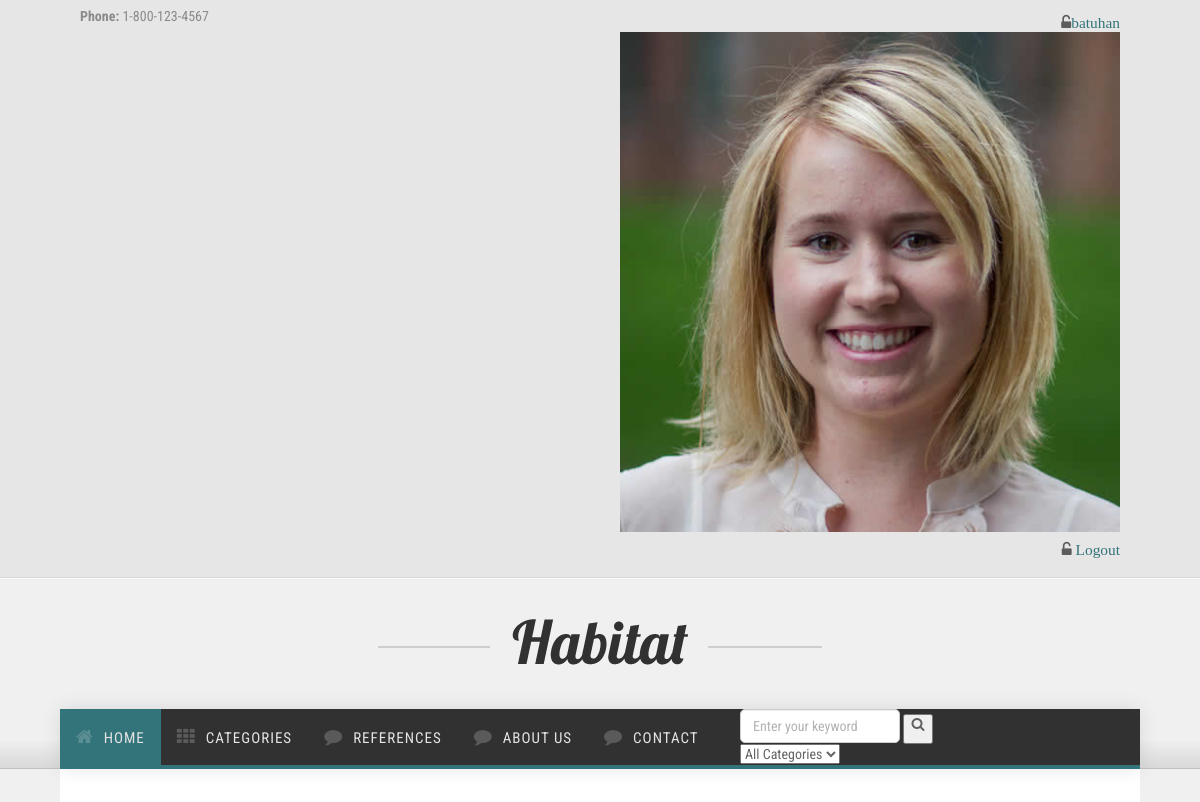
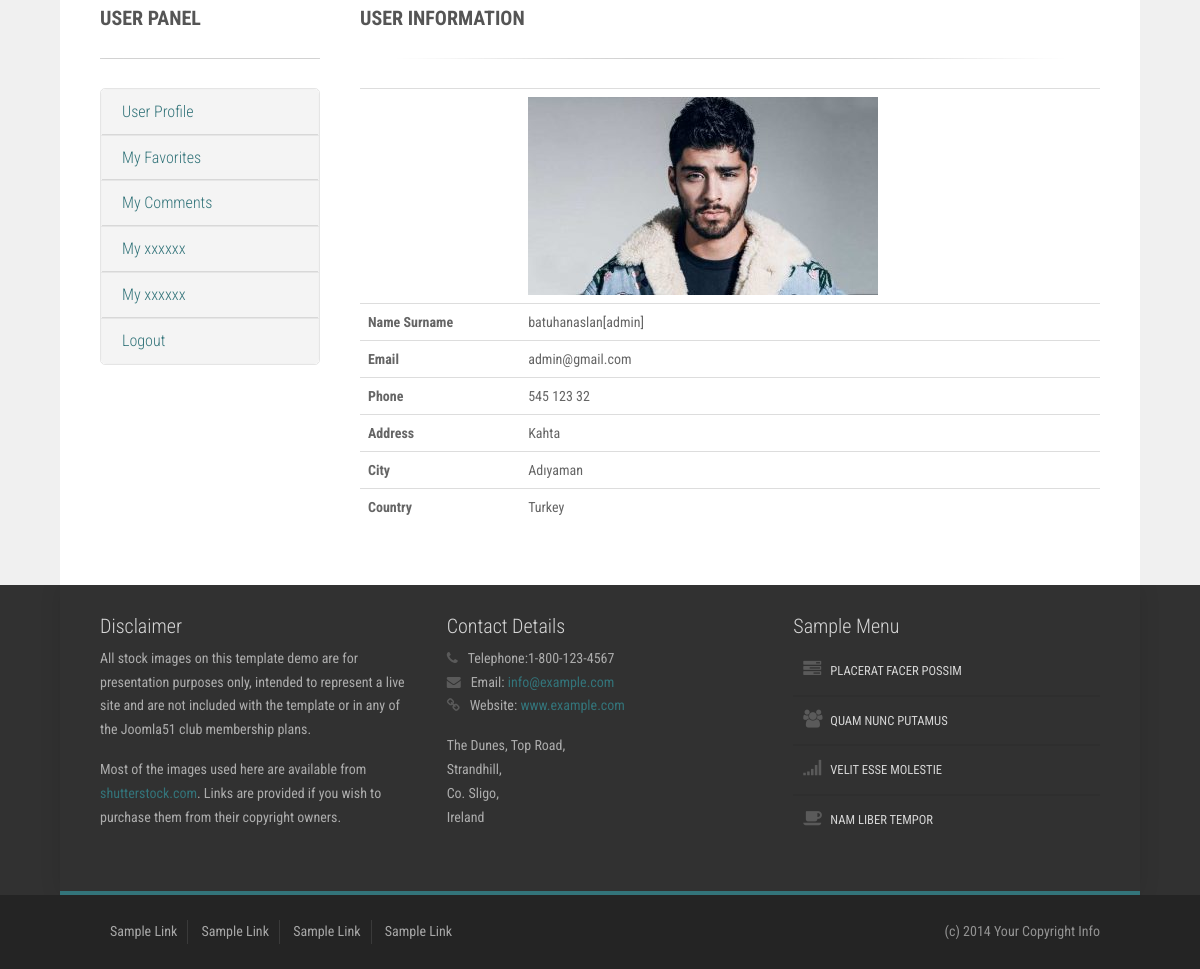
The page /user/ (signed in) on the database its author committed (2 pictures, top to bottom).
### home/models.py (models this page shows, shortened)
class UserProfile(models.Model):
    user = models.OneToOneField(User, on_delete=models.CASCADE)
    phone = models.CharField(blank=True, max_length=20)
    address = models.CharField(blank=True, max_length=150)
    city = models.CharField(blank=True, max_length=20)
    country = models.CharField(blank=True, max_length=20)
    image = models.ImageField(blank=True, upload_to='images/users/')
    def user_name(self):
        return self.user.first_name + '' + self.user.last_name + '[' + self.user.username + ']'

### user/views.py (the view)
# urls.py: path('', views.index, name='index'),
def index(request):
    category = Category.objects.all()
    current_user = request.user
    profile = UserProfile.objects.get(user_id=current_user.id)
    context = {'category': category,
               'profile': profile}
    return render(request, 'user_profile.html', context)

### user/templates/user_profile.html (shortened to what this page needs)
{% extends "homebase.html" %}
{% block content %}
    <div id="content">
        <div class="container background-white">
            <div class="row margin-vert-40">
                <div class="col-md-3">
                    <h3><strong>USER PANEL</strong></h3>
                    <hr>
                    {% include "user_panel.html" %}
                </div>
                <div class="col-md-9">
                    <h3><strong>USER INFORMATION</strong></h3>
                    <hr>
                    <table class="table">
                        <tr>
                            <th class="text-center"></th>
                            <td class="profile-thumb"><img src="{{ profile.image.url }}"></td>
                        </tr>
                        <tr>
                            <th class="text-left">Name Surname</th>
                            <td class="profile-thumb"> {{ profile.user_name }} </td>
                        </tr>
                        <tr>
                            <th class="text-left">Email</th>
                            <td class="profile-thumb"> {{ profile.user.email }} </td>
                        </tr>
                        <tr>
                            <th class="text-left">Phone</th>
                            <td class="profile-thumb"> {{ profile.phone }} </td>
                        </tr>
                        <tr>
                            <th class="text-left">Address</th>
                            <td class="profile-thumb"> {{ profile.address }} </td>
                        </tr>
                        <tr>
                            <th class="text-left">City</th>
                            <td class="profile-thumb"> {{ profile.city }} </td>
                        </tr>
                        <tr>
                            <th class="text-left">Country</th>
                            <td class="profile-thumb"> {{ profile.country }} </td>
                        </tr>
                    </table>
                </div>
            </div>
        </div>
    </div>
{% endblock %}

### home/templates/header.html (shortened to what this page needs)
{% load static %}
<div id="pre-header" class="background-gray-lighter">
    <div class="container no-padding">
        <div class="row hidden-xs">
            <div class="col-sm-6 padding-vert-5">
                <strong>Phone:</strong>&nbsp;1-800-123-4567
            </div>
            <div class="col-sm-6 text-right padding-vert-5">
                {% if user.id is not None %}
                    <h5><a href="/user"><i class="fa fa-unlock-alt">{{ user.first_name }} </i></a><img src="/home/static/img/profiles/37.jpg"></h5>
                    <h5><a href="/logout/"><i class="fa fa-unlock-alt"> Logout </i></a></h5>
                {% else %}
                    <h5><a href="/login/"><i class="fa fa-unlock-alt"> Login </i></a></h5>
                    <h5> <a href="/signup/"><i class="fa fa-user-plus">Sign up</i> </a></h5>
                {% endif %}
            </div>
        </div>
    </div>
</div>
<div id="header">
    <div class="container">
        <div class="row">
            <div class="logo">
                <a href="index.html" title="">
                    <img src="{% static 'img/logo.png' %}" alt="Logo" />
                </a>
            </div>
        </div>
    </div>
</div>
<div id="hornav" class="bottom-border-shadow">
    <div class="container no-padding border-bottom">
        <div class="row">
            <div class="col-md-8 no-padding">
                <div class="visible-lg">
                    <ul id="hornavmenu" class="nav navbar-nav">
                        <li>
                            <a href="/" class="fa-home active">Home</a>
                        </li>
                        <li>
                            <span class="fa-th">Categories</span>
                                {% load mptt_tags %}
                        </li>
                        <li>
                            <a href="/referanslar" class="fa-comment ">References</a>
                        </li>
                        <li>
                            <a href="/hakkimizda" class="fa-comment ">About Us</a>
                        </li>
                        <li>
                            <a href="/contact" class="fa-comment ">Contact</a>
                        </li>
                    </ul>
                </div>
            </div>
            <div class="col-lg-2" style="position: absolute; right: 20em;}">
                <form action="/search/" method="post">
                    <input id="query" name="query" class="form-control" type="text" placeholder="Enter your keyword">
                    <button class="search-btn"><i class="fa fa-search"></i></button>
                    {% load mptt_tags %}
            <select name="catid" class="input fa-search">
                <option value="0">All Categories</option>
            </select>
            </form>
        </div>
    </div>
</div>
</div>

### home/static/css/custom.css (style rules this page uses)
.search-btn { display: flex; position: absolute; top: -20px; float: right; right: -38px; margin: 25px; width: 30px; justify-content: center; height: 30px; text-align: center; }

### rows shown on the page
UserProfile: image (picture), user_name "batuhanaslan[admin]", user.email "admin@gmail.com", phone "545 123 32", address "Kahta", city "Adıyaman", country "Turkey"

### other values the page prints
{{ user.first_name }} "batuhan"
